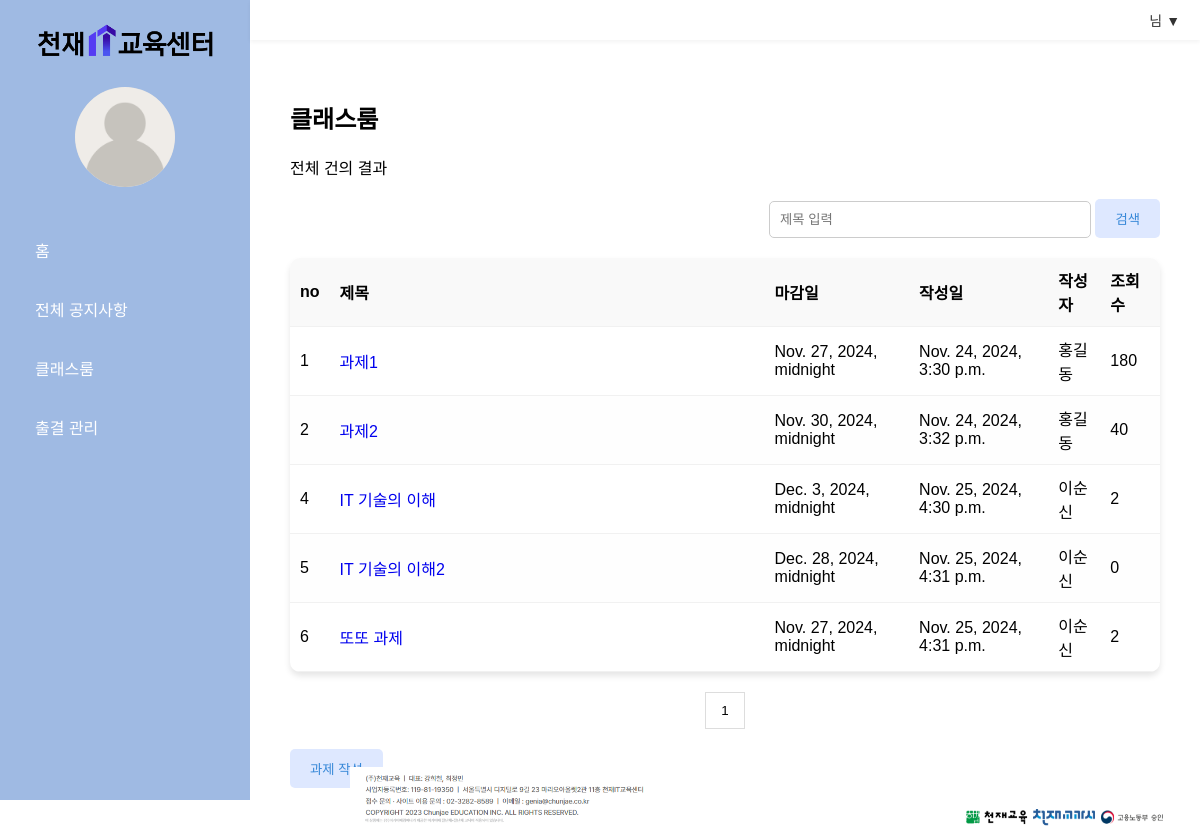
The app's page /classroom_search/ with its own data.
### managementapp/models.py (models this page shows)
class Assignments(models.Model):
    title = models.TextField(max_length=300)
    writer = models.CharField(max_length=200)
    content = models.TextField()
    rdate = models.DateTimeField()
    udate = models.DateTimeField()
    deadline = models.DateTimeField()
    view_count = models.IntegerField()

### managementapp/views.py (the view)
# urls.py: path('classroom_search/',views.classroom_search, name='classroom_search'),
def classroom_search(request):
    template = loader.get_template('classroom/classroom.html')
    search = request.GET.get('search','') #기본값 = ''
    print('search:',search)
    if search:
        assignments = Assignments.objects.filter(title__icontains=search)
    else:
        assignments = Assignments.objects.all()
    context = {
        'assignments':assignments
    }
    return HttpResponse(template.render(context,request))

### managementapp/templates/classroom/classroom.html
{% extends 'base.html' %}
{% load static %}
{% block content %}
<link rel="stylesheet" href="{% static 'css/list.css' %}">
<div class="content">
  <h2>클래스룸</h2>
  <p>전체 {{count}}건의 결과</p>
  <div class="search-bar">
    <form action="../classroom_search" method="GET">
      <input type="text" name='search' placeholder="제목 입력">
      <button type="submit">검색</button>
    </form>
  </div>
  <div class="notice-table">
    <table>
      <thead>
        <tr>
          <th>no</th>
          <th class="title-column">제목</th>
          <th>마감일</th>
          <th>작성일</th>
          <th>작성자</th>
          <th>조회 수</th>
        </tr>
      </thead>
      <tbody>
        {%for assignment in assignments %}
        <tr>
          <td>{{assignment.id}}</td>
          <td><a href="../classroom/content/{{assignment.id}}"  style="text-decoration:none" >{{assignment.title}}</a></td>
          <td>{{assignment.deadline}}</td>
          <td>{{assignment.rdate}}</td>
          <td>{{assignment.writer}}</td>
          <td>{{assignment.view_count}}</td>
        </tr>
        {% endfor %}
      </tbody>
    </table>
  </div>
  <div class="pagination">
    <button type="button">1</button>
  </div>
  <div class="'button-container">
    <button class='buttons' type="button" onclick="location.href='write'" >과제 작성</button>
  </div>
</div>
{% endblock %}

### managementapp/static/css/base.css (style rules this page uses)
body { margin: 0; font-family: Arial, sans-serif; background-color: #fff; }

### managementapp/static/css/list.css (style rules this page uses)
.content { padding: 20px; }
.search-bar { margin: 20px 0; display: flex; justify-content: flex-end; gap: 10px; }
.search-bar input { padding: 10px; width: 300px; border: 1px solid #ccc; border-radius: 5px; }
.search-bar button { padding: 10px 20px; background-color: #DEE8FF; color: #3788D8; border: none; border-radius: 5px; cursor: pointer; }
.notice-table { margin-top: 20px; border-radius: 10px; overflow: hidden; box-shadow: 0 4px 6px rgba(0, 0, 0, 0.1); }
table { width: 100%; border-collapse: collapse; }
th, td { text-align: left; padding: 10px; border-bottom: 1px solid #f1f1f1; }
th { background-color: #f9f9f9; }
tbody tr:nth-child(even) { background-color: #fefefe; }
.title-column { width: 50%; }
.pagination { margin: 20px 0; display: flex; justify-content: center; }
.pagination button { padding: 10px 15px; border: 1px solid #ddd; background-color: white; cursor: pointer; }
.buttons { display: inline-block; background-color: #DEE8FF; color: #3788D8; padding: 10px 20px; border: none; border-radius: 5px; cursor: pointer; }

### records on screen
Assignments: id "1", title "과제1", deadline "Nov. 27, 2024, midnight", rdate "Nov. 24, 2024, 3:30 p.m.", writer "홍길동", view_count "180"
Assignments: id "2", title "과제2", deadline "Nov. 30, 2024, midnight", rdate "Nov. 24, 2024, 3:32 p.m.", writer "홍길동", view_count "40"
Assignments: id "4", title "IT 기술의 이해", deadline "Dec. 3, 2024, midnight", rdate "Nov. 25, 2024, 4:30 p.m.", writer "이순신", view_count "2"
Assignments: id "5", title "IT 기술의 이해2", deadline "Dec. 28, 2024, midnight", rdate "Nov. 25, 2024, 4:31 p.m.", writer "이순신", view_count "0"
Assignments: id "6", title "또또 과제", deadline "Nov. 27, 2024, midnight", rdate "Nov. 25, 2024, 4:31 p.m.", writer "이순신", view_count "2"
